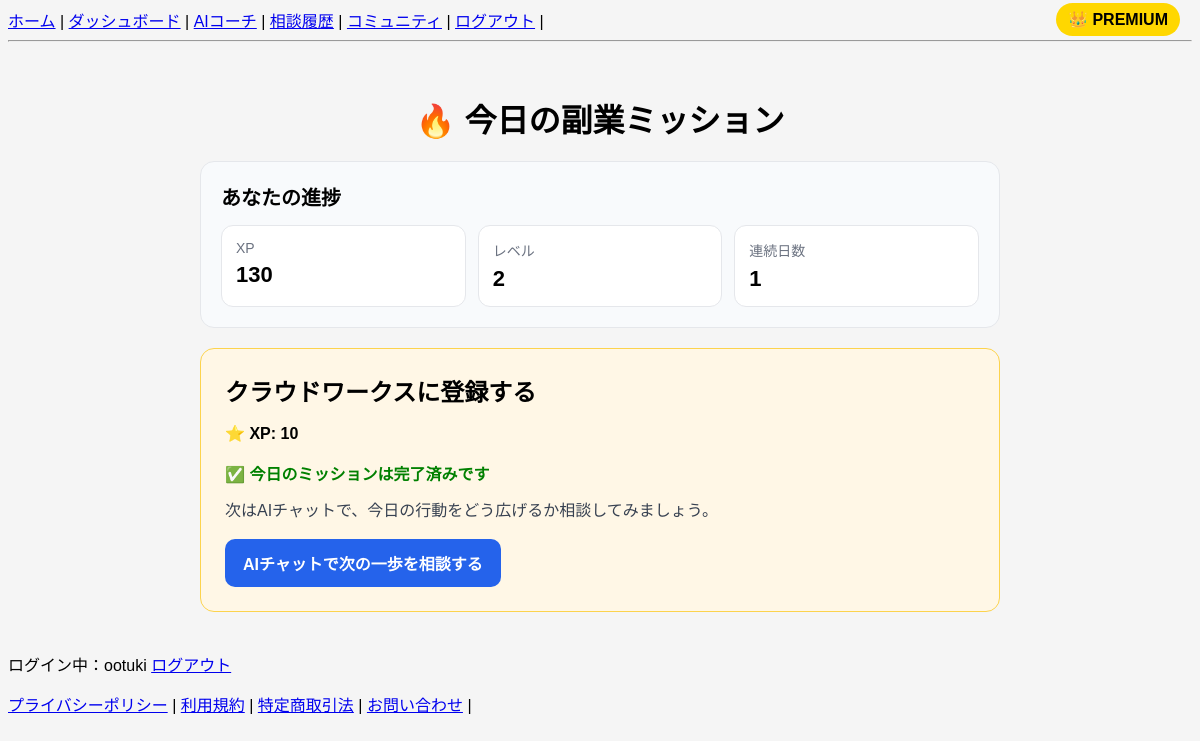
Page /mission/ (signed in) on the earlier database version.
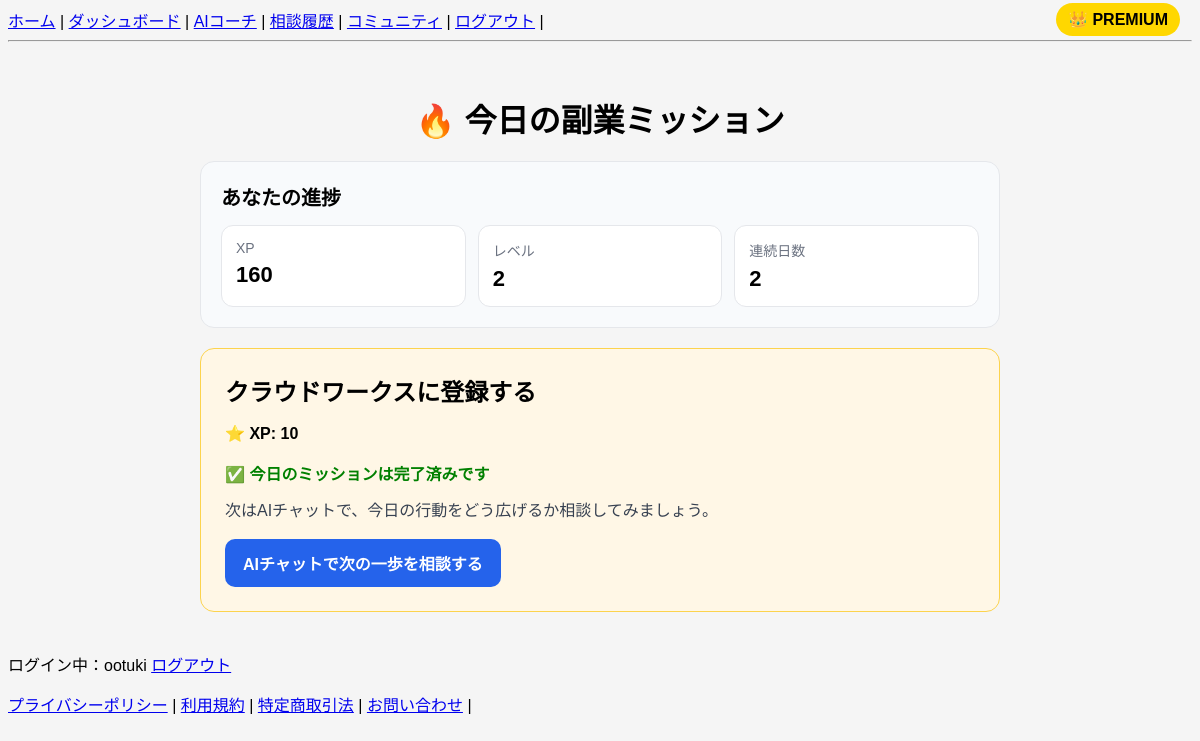
Same page on the later database version.
### snippets/models.py (models this page shows, shortened)
class Profile(models.Model):
    user = models.OneToOneField(User, on_delete=models.CASCADE)
    sidejob_type = models.CharField(max_length=20, blank=True, default="seller")
    is_premium = models.BooleanField(default=False)
    xp = models.IntegerField(default=0)
    level = models.IntegerField(default=1)
    streak = models.IntegerField(default=0)
    last_login_date = models.DateField(null=True, blank=True)
    streak_freeze = models.BooleanField(default=False)
    ai_count = models.IntegerField(default=0)

### snippets/views/mission_views.py (the view, shortened to what this page needs)
# urls.py: path("mission/", mission, name="mission"),
@login_required
def mission(request):
    profile, _ = Profile.objects.get_or_create(user=request.user)
    today = timezone.localdate()
    user_type = profile.sidejob_type or "seller"
    missions = Mission.objects.filter(mission_type=user_type).order_by("id")
    if not missions.exists():
        return render(request, "snippets/mission.html", {
            "mission": None,
            "profile": profile,
            "user_mission": None,
        })
    mission_index = today.toordinal() % missions.count()
    mission_obj = missions[mission_index]
    user_mission, _ = UserMission.objects.get_or_create(
        user=request.user,
        mission=mission_obj,
        assigned_date=today,
    )
    return render(request, "snippets/mission.html", {
        "mission": mission_obj,
        "user_mission": user_mission,
        "profile": profile,
    })

### snippets/templates/snippets/mission.html (shortened to what this page needs)
{% extends "snippets/base.html" %}
{% block content %}
<div style="max-width: 800px; margin: 0 auto; padding: 24px;">
  <h1 style="margin-bottom: 20px;">🔥 今日の副業ミッション</h1>
  <div style="background:#f8fafc; border:1px solid #e5e7eb; border-radius:14px; padding:20px; margin-bottom:20px;">
    <h2 style="margin-top:0; margin-bottom:14px; font-size:20px;">あなたの進捗</h2>
    <div style="display:grid; grid-template-columns:repeat(auto-fit, minmax(160px, 1fr)); gap:12px;">
      <div style="background:white; border:1px solid #e5e7eb; border-radius:12px; padding:14px;">
        <p style="margin:0 0 6px 0; color:#6b7280; font-size:14px;">XP</p>
        <p style="margin:0; font-size:22px; font-weight:700;">{{ profile.xp }}</p>
      </div>
      <div style="background:white; border:1px solid #e5e7eb; border-radius:12px; padding:14px;">
        <p style="margin:0 0 6px 0; color:#6b7280; font-size:14px;">レベル</p>
        <p style="margin:0; font-size:22px; font-weight:700;">{{ profile.level }}</p>
      </div>
      <div style="background:white; border:1px solid #e5e7eb; border-radius:12px; padding:14px;">
        <p style="margin:0 0 6px 0; color:#6b7280; font-size:14px;">連続日数</p>
        <p style="margin:0; font-size:22px; font-weight:700;">{{ profile.streak }}</p>
      </div>
    </div>
  </div>
  {% if mission %}
    <div style="background:#fff7e6; padding:24px; border-radius:14px; border:1px solid #fcd34d;">
      <h2 style="margin-top:0; margin-bottom:12px;">{{ mission.title }}</h2>
      <p style="margin-bottom:18px; font-weight:700;">⭐ XP: {{ mission.xp }}</p>
      {% if user_mission and user_mission.completed %}
        <p style="color:green; font-weight:700; margin:0 0 12px 0;">✅ 今日のミッションは完了済みです</p>
        <p style="margin:0 0 14px 0; color:#374151; line-height:1.7;">
          次はAIチャットで、今日の行動をどう広げるか相談してみましょう。
        </p>
        <a
          href="{% url 'ai_chat' %}"
          style="display:inline-block; background:#2563eb; color:white; text-decoration:none; padding:12px 18px; border-radius:10px; font-weight:700;"
        >
          AIチャットで次の一歩を相談する
        </a>
      {% endif %}
    </div>
  {% else %}
    <div style="background:#f5f5f5; padding:20px; border-radius:10px;">
      <p style="margin:0;">今日のミッションはまだありません。</p>
    </div>
  {% endif %}
</div>
{% endblock %}

Differences in the rows shown:
changed Profile: xp "130" → "160"; streak "1" → "2"
